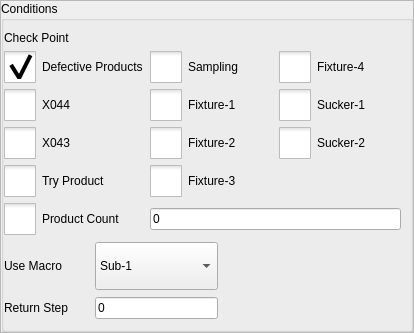
<?xml version="1.0" encoding="UTF-8"?>
<ui version="4.0">
 <class>ICHCConditionPage</class>
 <widget class="QFrame" name="ICHCConditionPage">
  <property name="geometry">
   <rect>
    <x>0</x>
    <y>0</y>
    <width>414</width>
    <height>333</height>
   </rect>
  </property>
  <property name="windowTitle">
   <string>Frame</string>
  </property>
  <property name="frameShape">
   <enum>QFrame::StyledPanel</enum>
  </property>
  <property name="frameShadow">
   <enum>QFrame::Raised</enum>
  </property>
  <layout class="QVBoxLayout" name="verticalLayout">
   <property name="spacing">
    <number>0</number>
   </property>
   <property name="leftMargin">
    <number>0</number>
   </property>
   <property name="topMargin">
    <number>0</number>
   </property>
   <property name="rightMargin">
    <number>0</number>
   </property>
   <property name="bottomMargin">
    <number>0</number>
   </property>
   <item>
    <widget class="QGroupBox" name="groupBox">
     <property name="title">
      <string>Conditions</string>
     </property>
     <layout class="QGridLayout" name="gridLayout_2">
      <property name="leftMargin">
       <number>0</number>
      </property>
      <property name="topMargin">
       <number>9</number>
      </property>
      <property name="rightMargin">
       <number>9</number>
      </property>
      <item row="1" column="1">
       <widget class="ICComboBox" name="subComboBox">
        <property name="enabled">
         <bool>true</bool>
        </property>
        <property name="sizePolicy">
         <sizepolicy hsizetype="Fixed" vsizetype="Fixed">
          <horstretch>0</horstretch>
          <verstretch>0</verstretch>
         </sizepolicy>
        </property>
        <property name="minimumSize">
         <size>
          <width>123</width>
          <height>38</height>
         </size>
        </property>
        <property name="maximumSize">
         <size>
          <width>123</width>
          <height>48</height>
         </size>
        </property>
        <property name="layoutDirection">
         <enum>Qt::LeftToRight</enum>
        </property>
        <item>
         <property name="text">
          <string>Sub-1</string>
         </property>
        </item>
        <item>
         <property name="text">
          <string>Sub-2</string>
         </property>
        </item>
        <item>
         <property name="text">
          <string>Sub-3</string>
         </property>
        </item>
        <item>
         <property name="text">
          <string>Sub-4</string>
         </property>
        </item>
        <item>
         <property name="text">
          <string>Sub-5</string>
         </property>
        </item>
        <item>
         <property name="text">
          <string>Bad Product</string>
         </property>
        </item>
        <item>
         <property name="text">
          <string>Sampling</string>
         </property>
        </item>
        <item>
         <property name="text">
          <string>Try Product</string>
         </property>
        </item>
       </widget>
      </item>
      <item row="0" column="0" colspan="4">
       <layout class="QGridLayout" name="gridLayout">
        <item row="0" column="0">
         <widget class="QLabel" name="label">
          <property name="sizePolicy">
           <sizepolicy hsizetype="Preferred" vsizetype="Fixed">
            <horstretch>0</horstretch>
            <verstretch>0</verstretch>
           </sizepolicy>
          </property>
          <property name="text">
           <string>Check Point</string>
          </property>
         </widget>
        </item>
        <item row="1" column="0">
         <widget class="QCheckBox" name="defectiveProductsBox">
          <property name="sizePolicy">
           <sizepolicy hsizetype="Fixed" vsizetype="Fixed">
            <horstretch>0</horstretch>
            <verstretch>0</verstretch>
           </sizepolicy>
          </property>
          <property name="minimumSize">
           <size>
            <width>20</width>
            <height>0</height>
           </size>
          </property>
          <property name="styleSheet">
           <string notr="true">::indicator {
     width: 32px;
     height: 32px;
 }

::indicator:unchecked 
{
     image: url(:/resource/check_unchecked.png);
 }
::indicator:checked 
{
     image: url(:/resource/check_checked.png);
 }

QRadioButton::indicator:checked:disabled
{
 image: url(:/resource/check_checked_disable.png);
}

QRadioButton::indicator:unchecked:disabled
{
 image: url(:/resource/check_unchecked_disable.png);
}</string>
          </property>
          <property name="text">
           <string>Defective Products</string>
          </property>
          <property name="checked">
           <bool>true</bool>
          </property>
         </widget>
        </item>
        <item row="1" column="1">
         <widget class="QCheckBox" name="samplingBox">
          <property name="styleSheet">
           <string notr="true">::indicator {
     width: 32px;
     height: 32px;
 }

::indicator:unchecked 
{
     image: url(:/resource/check_unchecked.png);
 }
::indicator:checked 
{
     image: url(:/resource/check_checked.png);
 }

QRadioButton::indicator:checked:disabled
{
 image: url(:/resource/check_checked_disable.png);
}

QRadioButton::indicator:unchecked:disabled
{
 image: url(:/resource/check_unchecked_disable.png);
}</string>
          </property>
          <property name="text">
           <string>Sampling</string>
          </property>
         </widget>
        </item>
        <item row="1" column="2">
         <widget class="QCheckBox" name="fixture4Box">
          <property name="styleSheet">
           <string notr="true">::indicator {
     width: 32px;
     height: 32px;
 }

::indicator:unchecked 
{
     image: url(:/resource/check_unchecked.png);
 }
::indicator:checked 
{
     image: url(:/resource/check_checked.png);
 }

QRadioButton::indicator:checked:disabled
{
 image: url(:/resource/check_checked_disable.png);
}

QRadioButton::indicator:unchecked:disabled
{
 image: url(:/resource/check_unchecked_disable.png);
}</string>
          </property>
          <property name="text">
           <string>Fixture-4</string>
          </property>
         </widget>
        </item>
        <item row="2" column="0">
         <widget class="QCheckBox" name="x044checkBox">
          <property name="styleSheet">
           <string notr="true">::indicator {
     width: 32px;
     height: 32px;
 }

::indicator:unchecked 
{
     image: url(:/resource/check_unchecked.png);
 }
::indicator:checked 
{
     image: url(:/resource/check_checked.png);
 }

QRadioButton::indicator:checked:disabled
{
 image: url(:/resource/check_checked_disable.png);
}

QRadioButton::indicator:unchecked:disabled
{
 image: url(:/resource/check_unchecked_disable.png);
}</string>
          </property>
          <property name="text">
           <string>X044</string>
          </property>
         </widget>
        </item>
        <item row="2" column="1">
         <widget class="QCheckBox" name="fixture1Box">
          <property name="styleSheet">
           <string notr="true">::indicator {
     width: 32px;
     height: 32px;
 }

::indicator:unchecked 
{
     image: url(:/resource/check_unchecked.png);
 }
::indicator:checked 
{
     image: url(:/resource/check_checked.png);
 }

QRadioButton::indicator:checked:disabled
{
 image: url(:/resource/check_checked_disable.png);
}

QRadioButton::indicator:unchecked:disabled
{
 image: url(:/resource/check_unchecked_disable.png);
}</string>
          </property>
          <property name="text">
           <string>Fixture-1</string>
          </property>
         </widget>
        </item>
        <item row="2" column="2">
         <widget class="QCheckBox" name="sucker1Box">
          <property name="styleSheet">
           <string notr="true">::indicator {
     width: 32px;
     height: 32px;
 }

::indicator:unchecked 
{
     image: url(:/resource/check_unchecked.png);
 }
::indicator:checked 
{
     image: url(:/resource/check_checked.png);
 }

QRadioButton::indicator:checked:disabled
{
 image: url(:/resource/check_checked_disable.png);
}

QRadioButton::indicator:unchecked:disabled
{
 image: url(:/resource/check_unchecked_disable.png);
}</string>
          </property>
          <property name="text">
           <string>Sucker-1</string>
          </property>
         </widget>
        </item>
        <item row="3" column="0">
         <widget class="QCheckBox" name="x043checkBox">
          <property name="styleSheet">
           <string notr="true">::indicator {
     width: 32px;
     height: 32px;
 }

::indicator:unchecked 
{
     image: url(:/resource/check_unchecked.png);
 }
::indicator:checked 
{
     image: url(:/resource/check_checked.png);
 }

QRadioButton::indicator:checked:disabled
{
 image: url(:/resource/check_checked_disable.png);
}

QRadioButton::indicator:unchecked:disabled
{
 image: url(:/resource/check_unchecked_disable.png);
}</string>
          </property>
          <property name="text">
           <string>X043</string>
          </property>
         </widget>
        </item>
        <item row="3" column="1">
         <widget class="QCheckBox" name="fixture2Box">
          <property name="styleSheet">
           <string notr="true">::indicator {
     width: 32px;
     height: 32px;
 }

::indicator:unchecked 
{
     image: url(:/resource/check_unchecked.png);
 }
::indicator:checked 
{
     image: url(:/resource/check_checked.png);
 }

QRadioButton::indicator:checked:disabled
{
 image: url(:/resource/check_checked_disable.png);
}

QRadioButton::indicator:unchecked:disabled
{
 image: url(:/resource/check_unchecked_disable.png);
}</string>
          </property>
          <property name="text">
           <string>Fixture-2</string>
          </property>
         </widget>
        </item>
        <item row="3" column="2">
         <widget class="QCheckBox" name="sucker2Box">
          <property name="styleSheet">
           <string notr="true">::indicator {
     width: 32px;
     height: 32px;
 }

::indicator:unchecked 
{
     image: url(:/resource/check_unchecked.png);
 }
::indicator:checked 
{
     image: url(:/resource/check_checked.png);
 }

QRadioButton::indicator:checked:disabled
{
 image: url(:/resource/check_checked_disable.png);
}

QRadioButton::indicator:unchecked:disabled
{
 image: url(:/resource/check_unchecked_disable.png);
}</string>
          </property>
          <property name="text">
           <string>Sucker-2</string>
          </property>
         </widget>
        </item>
        <item row="4" column="0">
         <widget class="QCheckBox" name="tryProductBox">
          <property name="styleSheet">
           <string notr="true">::indicator {
     width: 32px;
     height: 32px;
 }

::indicator:unchecked 
{
     image: url(:/resource/check_unchecked.png);
 }
::indicator:checked 
{
     image: url(:/resource/check_checked.png);
 }

QRadioButton::indicator:checked:disabled
{
 image: url(:/resource/check_checked_disable.png);
}

QRadioButton::indicator:unchecked:disabled
{
 image: url(:/resource/check_unchecked_disable.png);
}</string>
          </property>
          <property name="text">
           <string>Try Product</string>
          </property>
         </widget>
        </item>
        <item row="4" column="1">
         <widget class="QCheckBox" name="fixture3Box">
          <property name="styleSheet">
           <string notr="true">::indicator {
     width: 32px;
     height: 32px;
 }

::indicator:unchecked 
{
     image: url(:/resource/check_unchecked.png);
 }
::indicator:checked 
{
     image: url(:/resource/check_checked.png);
 }

QRadioButton::indicator:checked:disabled
{
 image: url(:/resource/check_checked_disable.png);
}

QRadioButton::indicator:unchecked:disabled
{
 image: url(:/resource/check_unchecked_disable.png);
}</string>
          </property>
          <property name="text">
           <string>Fixture-3</string>
          </property>
         </widget>
        </item>
        <item row="5" column="0">
         <widget class="QCheckBox" name="productCountBox">
          <property name="styleSheet">
           <string notr="true">::indicator {
     width: 32px;
     height: 32px;
 }

::indicator:unchecked 
{
     image: url(:/resource/check_unchecked.png);
 }
::indicator:checked 
{
     image: url(:/resource/check_checked.png);
 }

QRadioButton::indicator:checked:disabled
{
 image: url(:/resource/check_checked_disable.png);
}

QRadioButton::indicator:unchecked:disabled
{
 image: url(:/resource/check_unchecked_disable.png);
}</string>
          </property>
          <property name="text">
           <string>Product Count</string>
          </property>
         </widget>
        </item>
        <item row="5" column="1" colspan="2">
         <widget class="ICLineEditWithVirtualNumericKeypad" name="moldCountEdit">
          <property name="text">
           <string>0</string>
          </property>
         </widget>
        </item>
       </layout>
      </item>
      <item row="1" column="0">
       <widget class="QLabel" name="label_2">
        <property name="text">
         <string>Use Macro</string>
        </property>
       </widget>
      </item>
      <item row="2" column="0">
       <widget class="QLabel" name="label_3">
        <property name="text">
         <string>Return Step</string>
        </property>
       </widget>
      </item>
      <item row="2" column="1">
       <widget class="ICLineEditWithVirtualNumericKeypad" name="returnLineEdit">
        <property name="sizePolicy">
         <sizepolicy hsizetype="Fixed" vsizetype="Fixed">
          <horstretch>0</horstretch>
          <verstretch>0</verstretch>
         </sizepolicy>
        </property>
        <property name="minimumSize">
         <size>
          <width>123</width>
          <height>0</height>
         </size>
        </property>
        <property name="maximumSize">
         <size>
          <width>123</width>
          <height>16777215</height>
         </size>
        </property>
        <property name="text">
         <string>0</string>
        </property>
       </widget>
      </item>
     </layout>
    </widget>
   </item>
  </layout>
 </widget>
 <customwidgets>
  <customwidget>
   <class>ICLineEditWithVirtualNumericKeypad</class>
   <extends>QLineEdit</extends>
   <header>iclineeditwithvirtualnumerickeypad.h</header>
  </customwidget>
  <customwidget>
   <class>ICComboBox</class>
   <extends>QComboBox</extends>
   <header>iccombobox.h</header>
  </customwidget>
 </customwidgets>
 <resources/>
 <connections/>
</ui>
